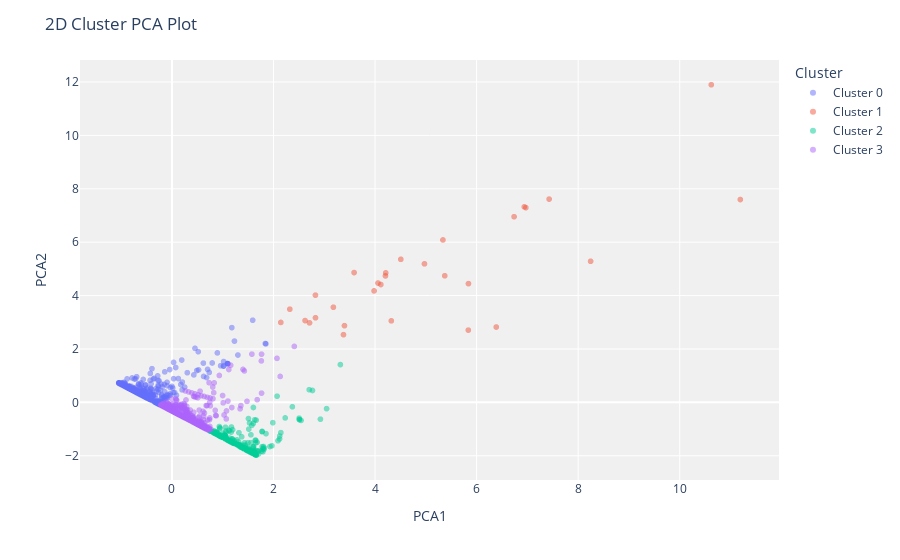

Here is the notebook cell this chart was saved with:
### Code cell
plot_model(kmeans)

### Figure 1 — Plotly figure (JSON) as saved in the notebook; plotly's stock layout.template omitted (floating-point values rounded to 4 significant figures; data arrays with more than 128 entries replaced by an {"elided": "..."} marker saying what was removed)
{"data": [{"customdata": {"elided": "1126x1 float values"}, "hovertemplate": "Cluster=Cluster 0<br>PCA1=%{x}<br>PCA2=%{y}<br>Feature=%{customdata[0]}<extra></extra>", "legendgroup": "Cluster 0", "marker": {"color": "#636efa", "opacity": 0.5, "symbol": "circle"}, "mode": "markers", "name": "Cluster 0", "showlegend": true, "textposition": "top center", "type": "scattergl", "x": {"elided": "1126 float values"}, "xaxis": "x", "y": {"elided": "1126 float values"}, "yaxis": "y"}, {"customdata": [[207975], [246000], [42000], [130000], [245000], [124080], [165000], [20000], [50000], [21500], [208000.0], [150000], [160000], [249998], [250000], [202440], [209240], [203968], [220000], [205077], [205900], [225000], [200000], [214900], [199000], [229950], [198600.0], [210690], [230000], [200000.0]], "hovertemplate": "Cluster=Cluster 1<br>PCA1=%{x}<br>PCA2=%{y}<br>Feature=%{customdata[0]}<extra></extra>", "legendgroup": "Cluster 1", "marker": {"color": "#EF553B", "opacity": 0.5, "symbol": "circle"}, "mode": "markers", "name": "Cluster 1", "showlegend": true, "textposition": "top center", "type": "scattergl", "x": [6.939, 2.826, 5.836, 4.32, 2.321, 5.84, 3.397, 11.19, 8.245, 6.387, 3.179, 3.379, 5.372, 3.587, 10.62, 2.709, 4.058, 4.114, 4.21, 6.97, 2.827, 5.337, 4.973, 4.205, 3.98, 2.144, 7.428, 2.622, 4.507, 6.738], "xaxis": "x", "y": [7.324, 4.016, 2.706, 3.054, 3.49, 4.448, 2.872, 7.597, 5.285, 2.823, 3.564, 2.536, 4.742, 4.862, 11.9, 2.977, 4.47, 4.414, 4.85, 7.294, 3.168, 6.083, 5.189, 4.737, 4.175, 2.995, 7.615, 3.065, 5.359, 6.954], "yaxis": "y"}, {"customdata": {"elided": "254x1 float values"}, "hovertemplate": "Cluster=Cluster 2<br>PCA1=%{x}<br>PCA2=%{y}<br>Feature=%{customdata[0]}<extra></extra>", "legendgroup": "Cluster 2", "marker": {"color": "#00cc96", "opacity": 0.5, "symbol": "circle"}, "mode": "markers", "name": "Cluster 2", "showlegend": true, "textposition": "top center", "type": "scattergl", "x": {"elided": "254 float values"}, "xaxis": "x", "y": {"elided": "254 float values"}, "yaxis": "y"}, {"customdata": {"elided": "590x1 float values"}, "hovertemplate": "Cluster=Cluster 3<br>PCA1=%{x}<br>PCA2=%{y}<br>Feature=%{customdata[0]}<extra></extra>", "legendgroup": "Cluster 3", "marker": {"color": "#ab63fa", "opacity": 0.5, "symbol": "circle"}, "mode": "markers", "name": "Cluster 3", "showlegend": true, "textposition": "top center", "type": "scattergl", "x": {"elided": "590 float values"}, "xaxis": "x", "y": {"elided": "590 float values"}, "yaxis": "y"}], "layout": {"autosize": true, "legend": {"title": {"text": "Cluster"}, "tracegroupgap": 0}, "margin": {"t": 60}, "plot_bgcolor": "rgb(240,240,240)", "title": {"text": "2D Cluster PCA Plot"}, "xaxis": {"anchor": "y", "autorange": true, "domain": [0, 1], "range": [-1.793, 11.94], "title": {"text": "PCA1"}, "type": "linear"}, "yaxis": {"anchor": "x", "autorange": true, "domain": [0, 1], "range": [-2.894, 12.81], "title": {"text": "PCA2"}, "type": "linear"}}}
